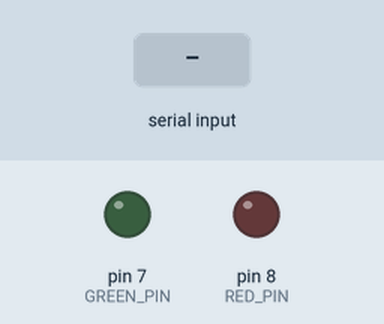
This sketch was run on a simulated Arduino Uno, built with avr-gcc and run on an emulated ATmega328P. Shown: output pins drawn as LEDs (lit = HIGH). The test bench sets the inputs (shaded band).

Above: at 1.2 s.
1.3 s: "RUNNING\n" received over Serial
At 2.6 s:
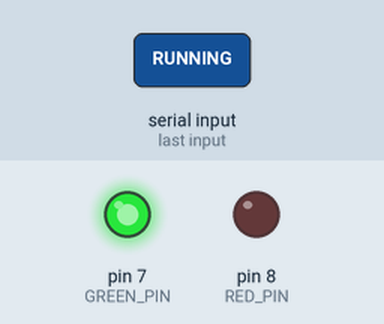
3.5 s: "STOPPED\n" received over Serial
At 4.0 s:
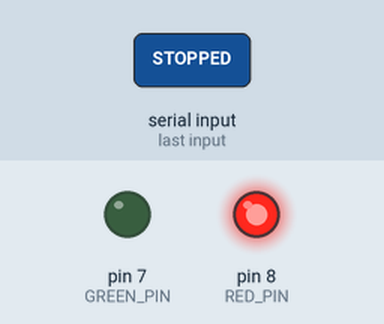
5.0 s: "1\n" received over Serial
At 6.1 s:
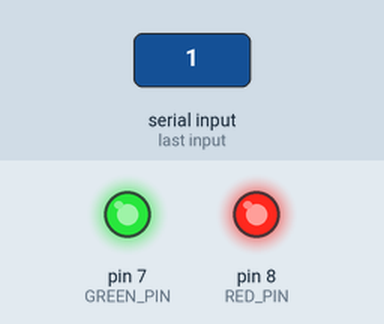
Timing chart, 0 to 8.0 s (numbered marks = the images above; inputs shaded):
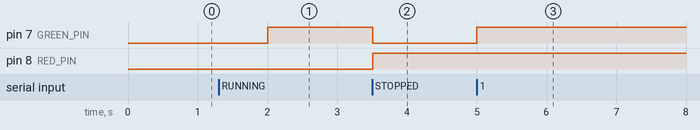

Measured:
- after the input at 1.3 s, pin 7 (GREEN_PIN): LOW → HIGH after 0.70 s
- after the input at 3.5 s, pin 7 (GREEN_PIN): HIGH → LOW at once; pin 8 (RED_PIN): LOW → HIGH at once
- after the input at 5.0 s, pin 7 (GREEN_PIN): LOW → HIGH at once

The sketch:

togglArduino.ino
```cpp
#include "Toggl.h"
#include "ArduinoCommunicator.h"

#define GREEN_PIN 7
#define RED_PIN 8
#define BAUD_RATE 9600

Toggl toggl( new TogglArduino::ArduinoCommunicator(GREEN_PIN, RED_PIN) );

void setup() {
  Serial.begin( BAUD_RATE );
  while (!Serial) {;}
}

void loop() {
  String input = Serial.readStringUntil( '\n' );

  if ( input.length() > 0 ) {
    toggl.doCycle( input );
  }

  delay( 1000 );
}
```

ArduinoCommunicator.cpp
```cpp
#include "ArduinoCommunicator.h"

TogglArduino::ArduinoCommunicator::ArduinoCommunicator( int greenLedPin, int redLedPin ) {
  this->greenLedPin = greenLedPin;
  this->redLedPin = redLedPin;

  this->initPinnes();
}

void TogglArduino::ArduinoCommunicator::setRunningState() {
  digitalWrite( this->greenLedPin, HIGH );
  digitalWrite( this->redLedPin, LOW );
}

void TogglArduino::ArduinoCommunicator::setStoppedState() {
  digitalWrite( this->greenLedPin, LOW );
  digitalWrite( this->redLedPin, HIGH );
}

void TogglArduino::ArduinoCommunicator::setErrorState() {
  digitalWrite( this->greenLedPin, HIGH );
  digitalWrite( this->redLedPin, HIGH );
}

void TogglArduino::ArduinoCommunicator::initPinnes() {
  pinMode( this->greenLedPin, OUTPUT );
  pinMode( this->redLedPin, OUTPUT );
}
```

ArduinoCommunicator.h
```cpp
#pragma once

#include "Communicator.h"
#include <Arduino.h>

namespace TogglArduino {
  class ArduinoCommunicator : public Communicator {

  protected:
    int greenLedPin;
    int redLedPin;

    void initPinnes();

    public:
      ArduinoCommunicator( int greenLedPin, int redLedPin );

      void setRunningState();
      void setStoppedState();
      void setErrorState();
  };
}
```

Communicator.h
```cpp
#pragma once

namespace TogglArduino {
  class Communicator {
  public:
    virtual void setRunningState() = 0;
    virtual void setStoppedState() = 0;
    virtual void setErrorState() = 0;
  };
}
```

Toggl.cpp
```cpp
#include "Toggl.h"

Toggl::Toggl( TogglArduino::Communicator *oCommunicator ) {
  this->oCommunicator = oCommunicator;
}

unsigned int Toggl::parseInput( String input ) {
  if ( input == "RUNNING" ) {
    return Toggl::TIME_RUNNING;
  }
  else if ( input == "STOPPED" ) {
    return Toggl::TIME_STOPPED;
  }
  else {
    return Toggl::ERROR_OCCURRED;
  }
}

unsigned int Toggl::getState() {
  return this->currentState;
}

void Toggl::doCycle( String input ) {
  this->currentState = parseInput( input );

  if ( this->currentState == Toggl::TIME_RUNNING ) {
    this->oCommunicator->setRunningState();
  }
  else if ( this->currentState == Toggl::TIME_STOPPED ) {
    this->oCommunicator->setStoppedState();
  }
  else {
    this->oCommunicator->setErrorState();
  }
}
```

Toggl.h
```cpp
#pragma once

#include "Communicator.h"
#include <Arduino.h>

class Toggl {
  protected:
    int currentState;
    TogglArduino::Communicator *oCommunicator;

  public:

    static const unsigned int TIME_RUNNING = 1;
    static const unsigned int TIME_STOPPED = 2;
    static const unsigned int ERROR_OCCURRED = 3;

    Toggl( TogglArduino::Communicator *oCommunicator );

    unsigned int parseInput( String input );
    unsigned int getState();
    void doCycle( String input );
};
```
